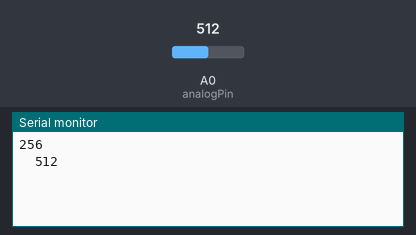
This sketch was run on a simulated Arduino Uno, built with avr-gcc and run on an emulated ATmega328P. Parts: the last lines printed to the serial monitor. Inputs (shaded band) come from the test bench; at power-on: A0 (analogPin) = 512.

Above: at 1.2 s.
1.3 s: A0 (analogPin) set to 716
At 2.3 s:
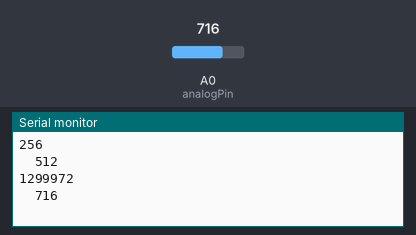
2.8 s: A0 (analogPin) set to 900
At 3.4 s:
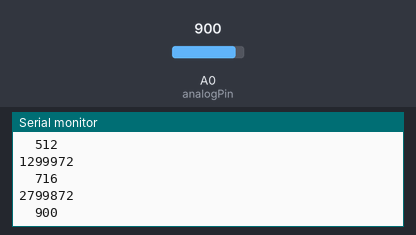

The sketch:

FullResCapture.ino
```cpp
//Capture full defintion data

const int analogPin = 0;                    // analog pin (Concept2)

int preva = -9999999;
int a;

void setup() {
  // put your setup code here, to run once:
  Serial.begin(1000000);

}

void loop() {
  a = analogRead(analogPin);
  if(preva!=a)//where the value has changed by more than 2,
  {//print it out.
    Serial.println(micros());
    Serial.print("\t");
    Serial.println(a);
    preva = a;
    //delay(1);
  }
}
```

Measured:
- after the input at 1.3 s, the serial monitor: prints a new line at once (image 1)
- after the input at 2.8 s, the serial monitor: prints a new line at once (image 2)
